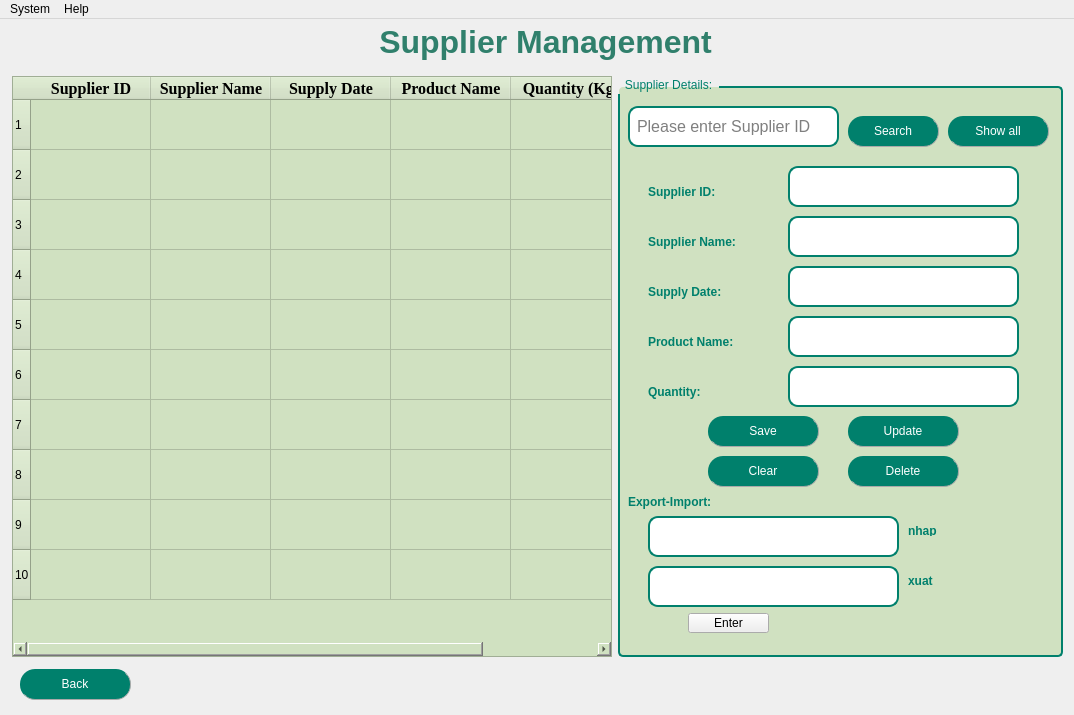
<?xml version="1.0" encoding="UTF-8"?>
<ui version="4.0">
 <class>MainWindow</class>
 <widget class="QMainWindow" name="MainWindow">
  <property name="geometry">
   <rect>
    <x>0</x>
    <y>0</y>
    <width>1074</width>
    <height>715</height>
   </rect>
  </property>
  <property name="maximumSize">
   <size>
    <width>100000</width>
    <height>800</height>
   </size>
  </property>
  <property name="windowTitle">
   <string>Suppliers</string>
  </property>
  <property name="styleSheet">
   <string notr="true">QMenuBar {
    background-color: #00806c;  /* Màu nền */
    color: White;  /* Màu chữ */
	font-weight: bold;
}

QMenuBar::item {
    background-color: transparent;
    padding: 5px 10px;
}

QMenuBar::item:selected { 
    background-color: #86ad6f;  /* Màu khi hover */
}
QTableWidget {
	border: 2px solid #2E8B57; /* Viền màu xanh lá đậm */
    gridline-color: black;     /* Màu đường kẻ ô */
    background-color: #d2e3c3; /* Màu nền */
 	gridline-color: #006400; /* Màu đường kẻ */
    font-size: 12pt;
    font-family: &quot;Times New Roman&quot;;
}
QHeaderView::section {
    background-color: #00806c; /* Màu nền tiêu đề bảng */
    color: White;
    font-weight: bold;
    border: 1px solid #006400;
}
QTableCornerButton::section {
    background-color: #00806c; /* Cùng màu với tiêu đề */
    border: 1px solid #006400;
}
background-image: url(&quot;nentron.png&quot;);
background-repeat: no-repeat;
background-position: center;
background-size: cover;
</string>
  </property>
  <widget class="QWidget" name="centralwidget">
   <widget class="QWidget" name="layoutWidget">
    <property name="geometry">
     <rect>
      <x>12</x>
      <y>57</y>
      <width>1051</width>
      <height>581</height>
     </rect>
    </property>
    <layout class="QHBoxLayout" name="horizontalLayout_4">
     <item>
      <widget class="QTableWidget" name="tableWidgetSupplier">
       <property name="maximumSize">
        <size>
         <width>600</width>
         <height>700</height>
        </size>
       </property>
       <property name="styleSheet">
        <string notr="true">font: 11pt &quot;Tahoma&quot;;
background-color: rgb(208, 225, 193);</string>
       </property>
       <property name="gridStyle">
        <enum>Qt::CustomDashLine</enum>
       </property>
       <attribute name="horizontalHeaderVisible">
        <bool>true</bool>
       </attribute>
       <attribute name="horizontalHeaderCascadingSectionResizes">
        <bool>false</bool>
       </attribute>
       <attribute name="horizontalHeaderDefaultSectionSize">
        <number>120</number>
       </attribute>
       <attribute name="horizontalHeaderHighlightSections">
        <bool>true</bool>
       </attribute>
       <attribute name="horizontalHeaderMinimumSectionSize">
        <number>70</number>
       </attribute>
       <attribute name="verticalHeaderVisible">
        <bool>true</bool>
       </attribute>
       <attribute name="verticalHeaderCascadingSectionResizes">
        <bool>false</bool>
       </attribute>
       <attribute name="verticalHeaderDefaultSectionSize">
        <number>40</number>
       </attribute>
       <attribute name="verticalHeaderHighlightSections">
        <bool>true</bool>
       </attribute>
       <attribute name="verticalHeaderMinimumSectionSize">
        <number>50</number>
       </attribute>
       <attribute name="verticalHeaderShowSortIndicator" stdset="0">
        <bool>false</bool>
       </attribute>
       <attribute name="verticalHeaderStretchLastSection">
        <bool>false</bool>
       </attribute>
       <row>
        <property name="text">
         <string>1</string>
        </property>
       </row>
       <row>
        <property name="text">
         <string>2</string>
        </property>
       </row>
       <row>
        <property name="text">
         <string>3</string>
        </property>
       </row>
       <row>
        <property name="text">
         <string>4</string>
        </property>
       </row>
       <row>
        <property name="text">
         <string>5</string>
        </property>
       </row>
       <row>
        <property name="text">
         <string>6</string>
        </property>
       </row>
       <row>
        <property name="text">
         <string>7</string>
        </property>
       </row>
       <row>
        <property name="text">
         <string>8</string>
        </property>
       </row>
       <row>
        <property name="text">
         <string>9</string>
        </property>
       </row>
       <row>
        <property name="text">
         <string>10</string>
        </property>
       </row>
       <column>
        <property name="text">
         <string>Supplier ID</string>
        </property>
        <property name="font">
         <font>
          <family>Times New Roman</family>
          <pointsize>12</pointsize>
          <weight>75</weight>
          <bold>true</bold>
         </font>
        </property>
        <property name="textAlignment">
         <set>AlignCenter</set>
        </property>
        <property name="background">
         <color>
          <red>255</red>
          <green>255</green>
          <blue>255</blue>
         </color>
        </property>
       </column>
       <column>
        <property name="text">
         <string>Supplier Name</string>
        </property>
        <property name="font">
         <font>
          <family>Times New Roman</family>
          <pointsize>12</pointsize>
          <weight>75</weight>
          <bold>true</bold>
         </font>
        </property>
        <property name="textAlignment">
         <set>AlignCenter</set>
        </property>
       </column>
       <column>
        <property name="text">
         <string>Supply Date</string>
        </property>
        <property name="font">
         <font>
          <family>Times New Roman</family>
          <pointsize>12</pointsize>
          <weight>75</weight>
          <bold>true</bold>
         </font>
        </property>
        <property name="textAlignment">
         <set>AlignCenter</set>
        </property>
       </column>
       <column>
        <property name="text">
         <string>Product Name</string>
        </property>
        <property name="font">
         <font>
          <family>Times New Roman</family>
          <pointsize>12</pointsize>
          <weight>75</weight>
          <bold>true</bold>
         </font>
        </property>
        <property name="textAlignment">
         <set>AlignCenter</set>
        </property>
       </column>
       <column>
        <property name="text">
         <string>Quantity (Kg)</string>
        </property>
        <property name="font">
         <font>
          <family>Times New Roman</family>
          <pointsize>12</pointsize>
          <weight>75</weight>
          <bold>true</bold>
         </font>
        </property>
        <property name="textAlignment">
         <set>AlignCenter</set>
        </property>
       </column>
      </widget>
     </item>
     <item>
      <widget class="QGroupBox" name="groupBox">
       <property name="maximumSize">
        <size>
         <width>500</width>
         <height>700</height>
        </size>
       </property>
       <property name="styleSheet">
        <string notr="true">QGroupBox {
    border: 2px solid #00806c; /* Viền xanh đậm */
    border-radius: 5px; /* Bo góc nhẹ */
    margin-top: 10px; /* Đẩy tiêu đề lên trên viền */
    font: bold 14pt &quot;Tahoma&quot;; /* Chữ in đậm */
    color: #00806c; /* Màu chữ xanh ngọc */
	background-color: rgb(208, 225, 193);
}

QGroupBox::title {
    subcontrol-origin: margin;
    subcontrol-position: top left; /* Tiêu đề nằm góc trái */
    padding: 2px 5px;
    border-radius: 3px;
}
QLabel {
	font: bold 12pt &quot;Tahoma&quot;;        /* Cỡ chữ */
    color: #00806c;             /* Màu chữ */
    font-weight: bold;      /* Chữ đậm */
}
QLineEdit {
    font-size: 16px;        /* Cỡ chữ */
}
QLineEdit {
    border: 2px solid #00806c; /* Viền xanh lá đậm */
    border-radius: 10px;       /* Bo tròn góc */
    padding: 5px;              /* Khoảng cách nội dung với viền */
    background-color: white;   /* Nền trắng */
}</string>
       </property>
       <property name="title">
        <string>Supplier Details:</string>
       </property>
       <property name="alignment">
        <set>Qt::AlignLeading|Qt::AlignLeft|Qt::AlignVCenter</set>
       </property>
       <widget class="QLabel" name="label_2">
        <property name="geometry">
         <rect>
          <x>30</x>
          <y>100</y>
          <width>131</width>
          <height>31</height>
         </rect>
        </property>
        <property name="text">
         <string>Supplier ID:</string>
        </property>
       </widget>
       <widget class="QLineEdit" name="lineEditSearch">
        <property name="geometry">
         <rect>
          <x>10</x>
          <y>30</y>
          <width>211</width>
          <height>41</height>
         </rect>
        </property>
        <property name="placeholderText">
         <string>Please enter Supplier ID</string>
        </property>
       </widget>
       <widget class="QLabel" name="label_3">
        <property name="geometry">
         <rect>
          <x>30</x>
          <y>150</y>
          <width>151</width>
          <height>31</height>
         </rect>
        </property>
        <property name="text">
         <string>Supplier Name:</string>
        </property>
       </widget>
       <widget class="QLineEdit" name="lineEditSupplierID">
        <property name="geometry">
         <rect>
          <x>170</x>
          <y>90</y>
          <width>231</width>
          <height>41</height>
         </rect>
        </property>
       </widget>
       <widget class="QLineEdit" name="lineEditSupplierName">
        <property name="geometry">
         <rect>
          <x>170</x>
          <y>140</y>
          <width>231</width>
          <height>41</height>
         </rect>
        </property>
       </widget>
       <widget class="QLabel" name="label_4">
        <property name="geometry">
         <rect>
          <x>30</x>
          <y>200</y>
          <width>121</width>
          <height>31</height>
         </rect>
        </property>
        <property name="text">
         <string>Supply Date:</string>
        </property>
       </widget>
       <widget class="QLineEdit" name="lineEditSupplydate">
        <property name="geometry">
         <rect>
          <x>170</x>
          <y>190</y>
          <width>231</width>
          <height>41</height>
         </rect>
        </property>
       </widget>
       <widget class="QLabel" name="label_5">
        <property name="geometry">
         <rect>
          <x>30</x>
          <y>250</y>
          <width>121</width>
          <height>31</height>
         </rect>
        </property>
        <property name="text">
         <string>Product Name:</string>
        </property>
       </widget>
       <widget class="QLineEdit" name="lineEditProductname">
        <property name="geometry">
         <rect>
          <x>170</x>
          <y>240</y>
          <width>231</width>
          <height>41</height>
         </rect>
        </property>
       </widget>
       <widget class="QLabel" name="label_6">
        <property name="geometry">
         <rect>
          <x>30</x>
          <y>300</y>
          <width>121</width>
          <height>31</height>
         </rect>
        </property>
        <property name="text">
         <string>Quantity:</string>
        </property>
       </widget>
       <widget class="QPushButton" name="pushButtonSave">
        <property name="geometry">
         <rect>
          <x>90</x>
          <y>340</y>
          <width>111</width>
          <height>31</height>
         </rect>
        </property>
        <property name="styleSheet">
         <string notr="true">QPushButton{
        border-radius: 15px;
		border-right: 1px solid #aaaaaa;
		border-bottom: 1px solid #aaaaaa;
		font: bold 12pt &quot;Tahoma&quot;; /* Chữ in đậm */

}

QPushButton:enabled {
		background-color: #00806c;
		color: White;
}

QPushButton:pressed {
		background-color: #dfc456;
		color: #fffffe;
}


QPushButton:hover:!pressed {
		background-color: #86ad6f;
		color: #0c2f70;
}

QPushButton:disabled {
		background-color: #aaaaaa;
		color: #ffffff;
}
</string>
        </property>
        <property name="text">
         <string>Save</string>
        </property>
       </widget>
       <widget class="QPushButton" name="pushButtonClear">
        <property name="geometry">
         <rect>
          <x>90</x>
          <y>380</y>
          <width>111</width>
          <height>31</height>
         </rect>
        </property>
        <property name="styleSheet">
         <string notr="true">QPushButton{
        border-radius: 15px;
		border-right: 1px solid #aaaaaa;
		border-bottom: 1px solid #aaaaaa;
		font: bold 12pt &quot;Tahoma&quot;; /* Chữ in đậm */

}

QPushButton:enabled {
		background-color: #00806c;
		color: White;
}

QPushButton:pressed {
		background-color: #dfc456;
		color: #fffffe;
}


QPushButton:hover:!pressed {
		background-color: #86ad6f;
		color: #0c2f70;
}

QPushButton:disabled {
		background-color: #aaaaaa;
		color: #ffffff;
}
</string>
        </property>
        <property name="text">
         <string>Clear</string>
        </property>
       </widget>
       <widget class="QPushButton" name="pushButtonDelete">
        <property name="geometry">
         <rect>
          <x>230</x>
          <y>380</y>
          <width>111</width>
          <height>31</height>
         </rect>
        </property>
        <property name="focusPolicy">
         <enum>Qt::StrongFocus</enum>
        </property>
        <property name="styleSheet">
         <string notr="true">QPushButton{
        border-radius: 15px;
		border-right: 1px solid #aaaaaa;
		border-bottom: 1px solid #aaaaaa;
		font: bold 12pt &quot;Tahoma&quot;; /* Chữ in đậm */

}

QPushButton:enabled {
		background-color: #00806c;
		color: White;
}

QPushButton:pressed {
		background-color: #dfc456;
		color: #fffffe;
}


QPushButton:hover:!pressed {
		background-color: #86ad6f;
		color: #0c2f70;
}

QPushButton:disabled {
		background-color: #aaaaaa;
		color: #ffffff;
}
</string>
        </property>
        <property name="text">
         <string>Delete</string>
        </property>
       </widget>
       <widget class="QPushButton" name="pushButtonUpdate">
        <property name="geometry">
         <rect>
          <x>230</x>
          <y>340</y>
          <width>111</width>
          <height>31</height>
         </rect>
        </property>
        <property name="styleSheet">
         <string notr="true">QPushButton{
        border-radius: 15px;
		border-right: 1px solid #aaaaaa;
		border-bottom: 1px solid #aaaaaa;
		font: bold 12pt &quot;Tahoma&quot;; /* Chữ in đậm */

}

QPushButton:enabled {
		background-color: #00806c;
		color: White;
}

QPushButton:pressed {
		background-color: #dfc456;
		color: #fffffe;
}


QPushButton:hover:!pressed {
		background-color: #86ad6f;
		color: #0c2f70;
}

QPushButton:disabled {
		background-color: #aaaaaa;
		color: #ffffff;
}
</string>
        </property>
        <property name="text">
         <string>Update</string>
        </property>
       </widget>
       <widget class="QPushButton" name="pushButtonSearch">
        <property name="geometry">
         <rect>
          <x>230</x>
          <y>40</y>
          <width>91</width>
          <height>31</height>
         </rect>
        </property>
        <property name="styleSheet">
         <string notr="true">QPushButton{
        border-radius: 15px;
		border-right: 1px solid #aaaaaa;
		border-bottom: 1px solid #aaaaaa;
		font: bold 12pt &quot;Tahoma&quot;; /* Chữ in đậm */

}

QPushButton:enabled {
		background-color: #00806c;
		color: White;
}

QPushButton:pressed {
		background-color: #dfc456;
		color: #fffffe;
}


QPushButton:hover:!pressed {
		background-color: #86ad6f;
		color: #0c2f70;
}

QPushButton:disabled {
		background-color: #aaaaaa;
		color: #ffffff;
}
</string>
        </property>
        <property name="text">
         <string>Search</string>
        </property>
       </widget>
       <widget class="QPushButton" name="pushButtonShowAll">
        <property name="geometry">
         <rect>
          <x>330</x>
          <y>40</y>
          <width>101</width>
          <height>31</height>
         </rect>
        </property>
        <property name="styleSheet">
         <string notr="true">QPushButton{
        border-radius: 15px;
		border-right: 1px solid #aaaaaa;
		border-bottom: 1px solid #aaaaaa;
		font: bold 12pt &quot;Tahoma&quot;; /* Chữ in đậm */

}

QPushButton:enabled {
		background-color: #00806c;
		color: White;
}

QPushButton:pressed {
		background-color: #dfc456;
		color: #fffffe;
}


QPushButton:hover:!pressed {
		background-color: #86ad6f;
		color: #0c2f70;
}

QPushButton:disabled {
		background-color: #aaaaaa;
		color: #ffffff;
}
</string>
        </property>
        <property name="text">
         <string>Show all</string>
        </property>
       </widget>
       <widget class="QLabel" name="label_7">
        <property name="geometry">
         <rect>
          <x>10</x>
          <y>410</y>
          <width>121</width>
          <height>31</height>
         </rect>
        </property>
        <property name="text">
         <string>Export-Import:</string>
        </property>
       </widget>
       <widget class="QLineEdit" name="lineEditQuantity">
        <property name="geometry">
         <rect>
          <x>170</x>
          <y>290</y>
          <width>231</width>
          <height>41</height>
         </rect>
        </property>
       </widget>
       <widget class="QLineEdit" name="lineEditNhap">
        <property name="geometry">
         <rect>
          <x>30</x>
          <y>440</y>
          <width>251</width>
          <height>41</height>
         </rect>
        </property>
       </widget>
       <widget class="QLineEdit" name="lineEditXuat">
        <property name="geometry">
         <rect>
          <x>30</x>
          <y>490</y>
          <width>251</width>
          <height>41</height>
         </rect>
        </property>
       </widget>
       <widget class="QLabel" name="label_8">
        <property name="geometry">
         <rect>
          <x>290</x>
          <y>450</y>
          <width>35</width>
          <height>10</height>
         </rect>
        </property>
        <property name="text">
         <string>nhap</string>
        </property>
       </widget>
       <widget class="QLabel" name="label_9">
        <property name="geometry">
         <rect>
          <x>290</x>
          <y>500</y>
          <width>35</width>
          <height>10</height>
         </rect>
        </property>
        <property name="text">
         <string>xuat</string>
        </property>
       </widget>
       <widget class="QPushButton" name="pushButtonEnter">
        <property name="geometry">
         <rect>
          <x>70</x>
          <y>537</y>
          <width>81</width>
          <height>20</height>
         </rect>
        </property>
        <property name="text">
         <string>Enter</string>
        </property>
       </widget>
      </widget>
     </item>
    </layout>
   </widget>
   <widget class="QLabel" name="label">
    <property name="geometry">
     <rect>
      <x>10</x>
      <y>0</y>
      <width>1071</width>
      <height>48</height>
     </rect>
    </property>
    <property name="maximumSize">
     <size>
      <width>16777215</width>
      <height>50</height>
     </size>
    </property>
    <property name="styleSheet">
     <string notr="true">font: 22pt &quot;Tahoma&quot;;
color: rgb(26, 140, 118);
</string>
    </property>
    <property name="text">
     <string>&lt;html&gt;&lt;head/&gt;&lt;body&gt;&lt;p&gt;&lt;span style=&quot; font-size:24pt; font-weight:600; color:#30806c;&quot;&gt;Supplier Management&lt;/span&gt;&lt;/p&gt;&lt;/body&gt;&lt;/html&gt;</string>
    </property>
    <property name="alignment">
     <set>Qt::AlignCenter</set>
    </property>
   </widget>
   <widget class="QLabel" name="labelBackground">
    <property name="geometry">
     <rect>
      <x>0</x>
      <y>0</y>
      <width>1111</width>
      <height>751</height>
     </rect>
    </property>
    <property name="styleSheet">
     <string notr="true">background-image: url(:/bg-img/FARMERS_bg.jpg);
</string>
    </property>
    <property name="text">
     <string/>
    </property>
    <property name="pixmap">
     <pixmap>../../Users/khanhthi/.designer/IMAGES/nen.png</pixmap>
    </property>
    <property name="scaledContents">
     <bool>true</bool>
    </property>
   </widget>
   <widget class="QPushButton" name="pushButtonBack">
    <property name="geometry">
     <rect>
      <x>20</x>
      <y>650</y>
      <width>111</width>
      <height>31</height>
     </rect>
    </property>
    <property name="styleSheet">
     <string notr="true">QPushButton{
        border-radius: 15px;
		border-right: 1px solid #aaaaaa;
		border-bottom: 1px solid #aaaaaa;
		font: bold 12pt &quot;Tahoma&quot;; /* Chữ in đậm */

}

QPushButton:enabled {
		background-color: #00806c;
		color: White;
}

QPushButton:pressed {
		background-color: #dfc456;
		color: #fffffe;
}


QPushButton:hover:!pressed {
		background-color: #86ad6f;
		color: #0c2f70;
}

QPushButton:disabled {
		background-color: #aaaaaa;
		color: #ffffff;
}
</string>
    </property>
    <property name="text">
     <string>Back</string>
    </property>
   </widget>
   <zorder>labelBackground</zorder>
   <zorder>layoutWidget</zorder>
   <zorder>label</zorder>
   <zorder>pushButtonBack</zorder>
  </widget>
  <widget class="QMenuBar" name="menubar">
   <property name="geometry">
    <rect>
     <x>0</x>
     <y>0</y>
     <width>1074</width>
     <height>23</height>
    </rect>
   </property>
   <widget class="QMenu" name="menuSystem">
    <property name="title">
     <string>System</string>
    </property>
    <widget class="QMenu" name="menuImport_Data">
     <property name="title">
      <string>Data</string>
     </property>
     <property name="icon">
      <iconset>
       <normaloff>../../Users/Khanh Tran/.designer/images/12918945.png</normaloff>../../Users/Khanh Tran/.designer/images/12918945.png</iconset>
     </property>
     <addaction name="actionImport_Excel"/>
     <addaction name="actionExport_Excel"/>
    </widget>
    <addaction name="menuImport_Data"/>
   </widget>
   <widget class="QMenu" name="menuHelp">
    <property name="title">
     <string>Help</string>
    </property>
    <addaction name="actionCurrent_Help"/>
   </widget>
   <addaction name="menuSystem"/>
   <addaction name="menuHelp"/>
  </widget>
  <action name="actionExit">
   <property name="icon">
    <iconset>
     <normaloff>../../Users/Khanh Tran/.designer/images/9104334_sign out_logout_exit_out_icon.png</normaloff>../../Users/Khanh Tran/.designer/images/9104334_sign out_logout_exit_out_icon.png</iconset>
   </property>
   <property name="text">
    <string>Exit</string>
   </property>
   <property name="shortcut">
    <string>Esc</string>
   </property>
  </action>
  <action name="actionImport_Excel">
   <property name="icon">
    <iconset>
     <normaloff>../../Users/Khanh Tran/.designer/images/bxs-file-txt-512.webp</normaloff>../../Users/Khanh Tran/.designer/images/bxs-file-txt-512.webp</iconset>
   </property>
   <property name="text">
    <string>Import Excel</string>
   </property>
  </action>
  <action name="actionExport_Excel">
   <property name="icon">
    <iconset>
     <normaloff>../../Users/Khanh Tran/.designer/images/4344184.png</normaloff>../../Users/Khanh Tran/.designer/images/4344184.png</iconset>
   </property>
   <property name="text">
    <string>Export Excel</string>
   </property>
  </action>
  <action name="importXML_file">
   <property name="text">
    <string>xml file</string>
   </property>
  </action>
  <action name="importJSON_file">
   <property name="icon">
    <iconset>
     <normaloff>../../Users/Khanh Tran/.designer/images/3456434.png</normaloff>../../Users/Khanh Tran/.designer/images/3456434.png</iconset>
   </property>
   <property name="text">
    <string>json file</string>
   </property>
  </action>
  <action name="importExcel_file">
   <property name="icon">
    <iconset>
     <normaloff>../../Users/Khanh Tran/.designer/images/logo_brand_brands_logos_excel-512.webp</normaloff>../../Users/Khanh Tran/.designer/images/logo_brand_brands_logos_excel-512.webp</iconset>
   </property>
   <property name="text">
    <string>excel file</string>
   </property>
   <property name="shortcut">
    <string>Ctrl+I</string>
   </property>
  </action>
  <action name="importPickle_file">
   <property name="text">
    <string>pickle file</string>
   </property>
  </action>
  <action name="exportTXT_file">
   <property name="icon">
    <iconset>
     <normaloff>../../Users/Khanh Tran/.designer/images/bxs-file-txt-512.webp</normaloff>../../Users/Khanh Tran/.designer/images/bxs-file-txt-512.webp</iconset>
   </property>
   <property name="text">
    <string>txt file</string>
   </property>
   <property name="shortcut">
    <string>Ctrl+R</string>
   </property>
  </action>
  <action name="exportCSV_file">
   <property name="icon">
    <iconset>
     <normaloff>../../Users/Khanh Tran/.designer/images/4344184.png</normaloff>../../Users/Khanh Tran/.designer/images/4344184.png</iconset>
   </property>
   <property name="text">
    <string>csv file</string>
   </property>
   <property name="shortcut">
    <string>Ctrl+G</string>
   </property>
  </action>
  <action name="exportXML_file">
   <property name="text">
    <string>xml file</string>
   </property>
  </action>
  <action name="exportJSON_file">
   <property name="icon">
    <iconset>
     <normaloff>../../Users/Khanh Tran/.designer/images/3456434.png</normaloff>../../Users/Khanh Tran/.designer/images/3456434.png</iconset>
   </property>
   <property name="text">
    <string>json file</string>
   </property>
  </action>
  <action name="exportPickle_file">
   <property name="text">
    <string>pickle file</string>
   </property>
  </action>
  <action name="exportExcel_file">
   <property name="icon">
    <iconset>
     <normaloff>../../Users/Khanh Tran/.designer/images/logo_brand_brands_logos_excel-512.webp</normaloff>../../Users/Khanh Tran/.designer/images/logo_brand_brands_logos_excel-512.webp</iconset>
   </property>
   <property name="text">
    <string>excel file</string>
   </property>
   <property name="shortcut">
    <string>Ctrl+E</string>
   </property>
  </action>
  <action name="actionHelp">
   <property name="icon">
    <iconset>
     <normaloff>../../Users/Khanh Tran/.designer/images/9044348_help_icon.png</normaloff>../../Users/Khanh Tran/.designer/images/9044348_help_icon.png</iconset>
   </property>
   <property name="text">
    <string>Help</string>
   </property>
   <property name="shortcut">
    <string>F1</string>
   </property>
  </action>
  <action name="actionFeedback">
   <property name="icon">
    <iconset>
     <normaloff>../../Users/Khanh Tran/.designer/images/8207898_about_info_information_help_ui_icon.png</normaloff>../../Users/Khanh Tran/.designer/images/8207898_about_info_information_help_ui_icon.png</iconset>
   </property>
   <property name="text">
    <string>Feedback</string>
   </property>
   <property name="shortcut">
    <string>Ctrl+F</string>
   </property>
  </action>
  <action name="importJson_file">
   <property name="text">
    <string>json file</string>
   </property>
  </action>
  <action name="exportJson_file">
   <property name="text">
    <string>json file</string>
   </property>
  </action>
  <action name="actionCurrent_Help">
   <property name="text">
    <string>Current Help</string>
   </property>
   <property name="shortcut">
    <string>Ctrl+H</string>
   </property>
  </action>
 </widget>
 <resources>
  <include location="../images/res.qrc"/>
 </resources>
 <connections/>
</ui>
